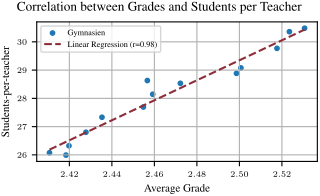

The script that drew this image:
import os
import numpy as np
import pandas as pd
import matplotlib.pyplot as plt
import school_analysis as sa
import matplotlib.pyplot as plt
from tueplots import bundles
from tueplots.constants.color import rgb
from school_analysis.preprocessing.load import Loader

# Settings and definitions
plt.rcParams.update(bundles.icml2022(
    column="half", nrows=1, ncols=1, usetex=True))
CONTRACT_TYPE = [
    "Vollzeitbeschäftigte Lehrkräfte",
    "Teilzeitbeschäftigte Lehrkräfte",
    # "Stundenweise beschäftigte Lehrkräfte"
]
# DEBUG = True
DEBUG = False
loader = Loader()
grades = loader.load("abi-grades")

# Load students per teacher
teachers_students_type = loader.load("students-per-teacher-by-type")
teachers_students_type = teachers_students_type[
    (teachers_students_type["Gender_students"] == "all")
    & (teachers_students_type["Gender_teachers"] == "all")
]

# Filter the data to only required cols
teachers_students_type = teachers_students_type[
    (teachers_students_type["Gender_students"] == "all")
    & (teachers_students_type["Gender_teachers"] == "all")
    & (teachers_students_type["Contract Type"].isin(CONTRACT_TYPE))
]
teachers_students_type = teachers_students_type.groupby(["School Type", "Year"])[
    "Students per Teacher"].mean().reset_index()
teachers_students_type = teachers_students_type[teachers_students_type["School Type"].isin(
    ["Gymnasien"])]

# Load grades
grades = loader.load("abi-grades")
grades_temp = grades.T.reset_index().rename(
    columns={"level_0": "Federal State", "level_1": "Year"})
grades = pd.melt(grades_temp, id_vars=[
                 "Federal State", "Year"], value_vars=grades_temp.columns[2:], value_name="Value")
grades["Federal State"] = grades["Federal State"].map(sa.STATE_MAPPING)
grades["Year"] = grades["Year"].astype(int)
grades["Grade"] = grades["Grade"].astype(float)
avg_grade = grades.groupby(["Year"]).apply(lambda x: (
    x["Grade"] * x["Value"]).sum() / x["Value"].sum(), include_groups=False).reset_index().rename(columns={0: "Average Grade"})

# Combine data
merged = pd.merge(
    teachers_students_type,
    avg_grade,
    on="Year"
).dropna()

x_col = "Average Grade"
y_col = "Students per Teacher"

# -- Plotting --
fig, ax = plt.subplots(sharex=True, sharey=True)

school_data = merged[merged["School Type"] == "Gymnasien"]
ax.scatter(school_data[x_col], school_data[y_col], label="Gymnasien", s=10)

# Linear regression
corr = np.corrcoef(school_data[x_col], school_data[y_col])[0][1]
X = np.vstack([np.ones(len(school_data[x_col])), school_data[x_col]]).T
y = school_data[y_col]
w, res, _, _ = np.linalg.lstsq(X, y, rcond=None)
print("Grades students to teacher: w={}, res={}".format(w, res))
minimum = school_data[x_col].min()
maximum = school_data[x_col].max()
minimum = 0 if np.isnan(minimum) else minimum
maximum = 0 if np.isnan(maximum) else maximum
xp = np.linspace(minimum, maximum, int(abs(maximum - minimum) * 100))
ax.plot(xp, w[0] + w[1] * xp, "--",
        label="Linear Regression (r={:.2f})".format(corr), color=rgb.tue_red)

# Settings
ax.set_ylabel("Students-per-teacher")
ax.set_xlabel("Average Grade")
ax.grid()
ax.legend()

fig.suptitle("Correlation between Grades and Students per Teacher")

if DEBUG:
    plt.show(block=True)

fig.savefig(os.path.join(sa.PROJECT_PATH, "doc",
            "report", "fig", "{}.pdf".format(os.path.realpath(__file__).split(".")[0])), format="pdf")
